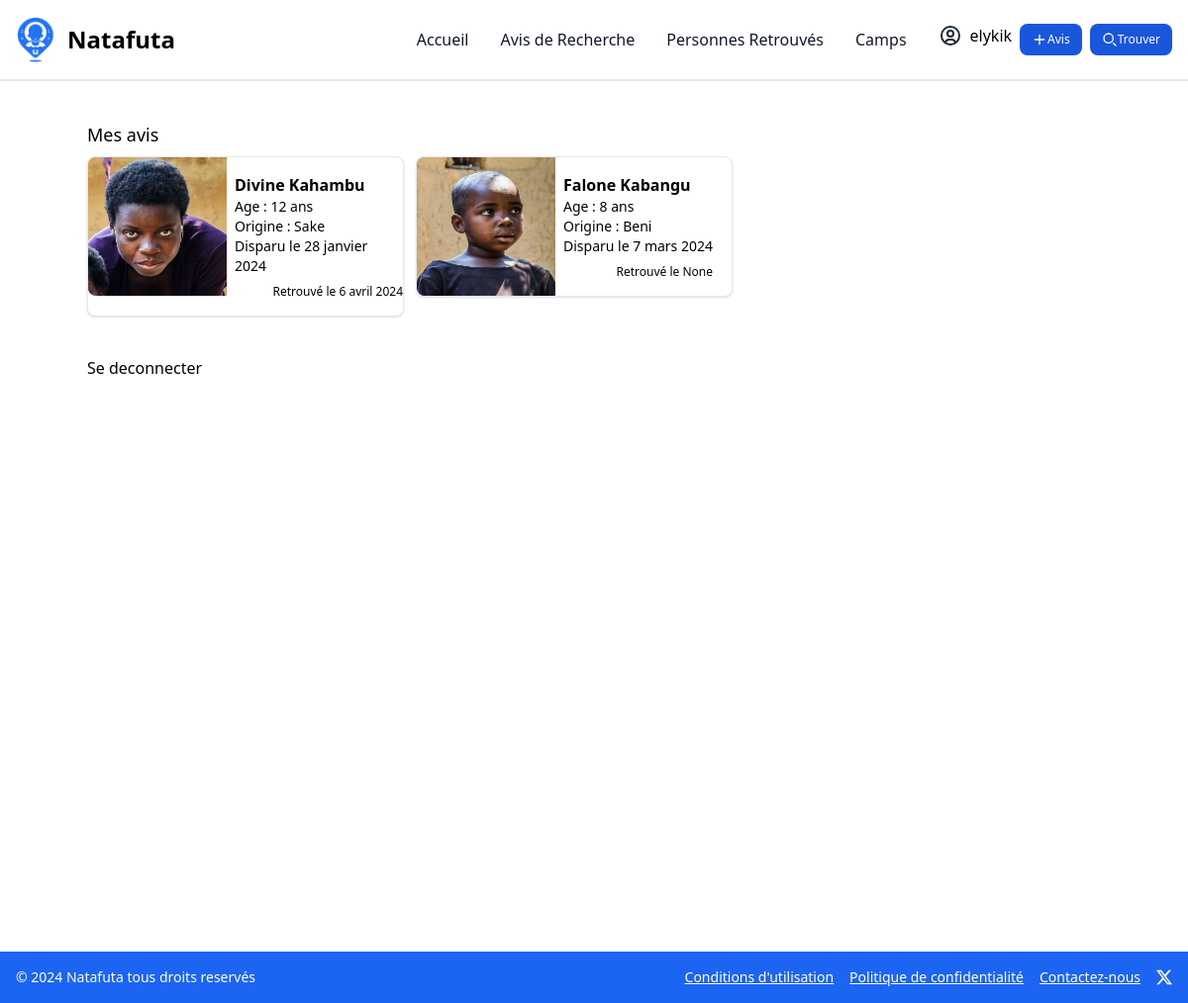
The page /compte (signed in) on the database as committed earlier.
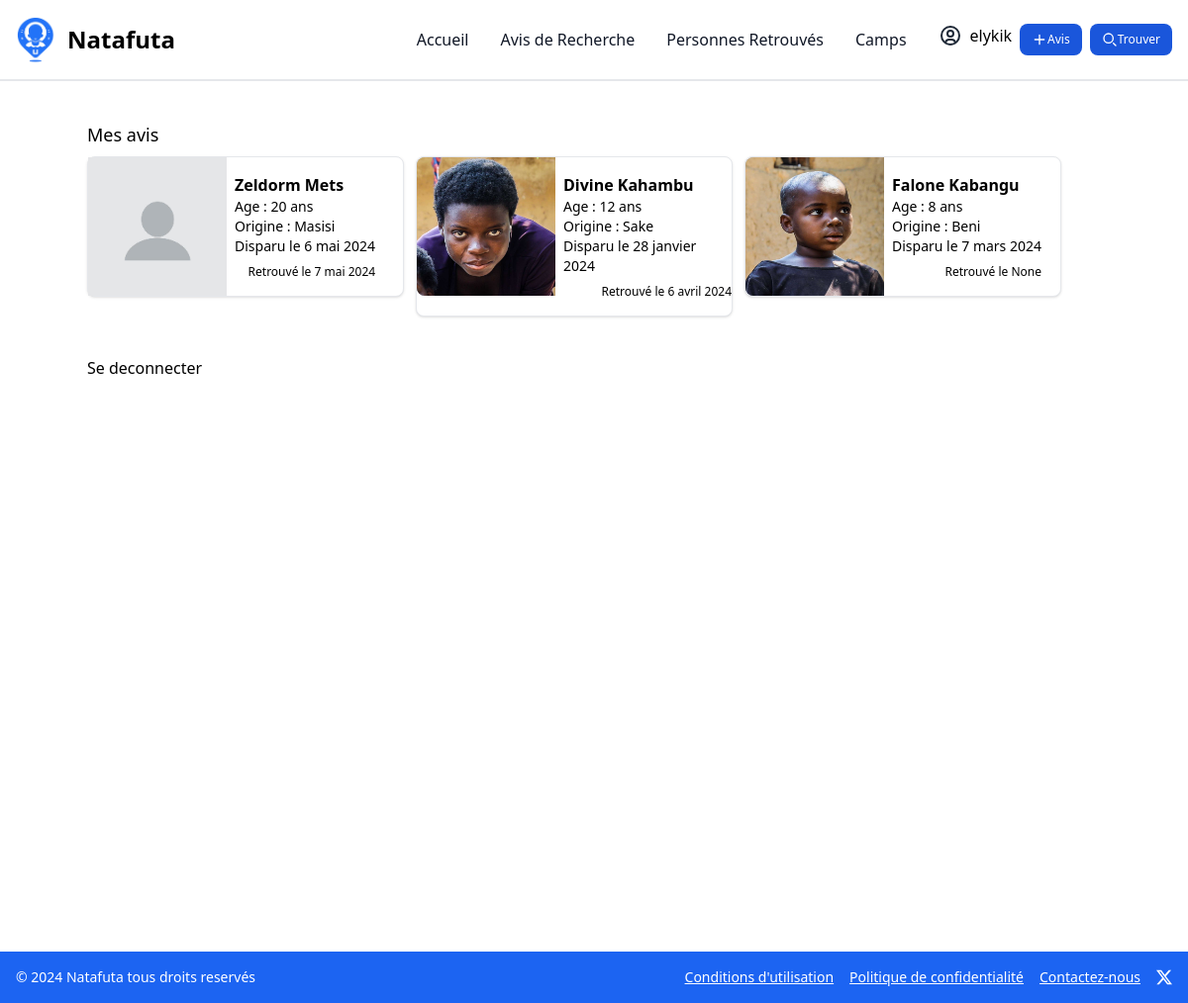
The same page on the database as committed later.
### finder/models.py (models this page shows)
class Avis(models.Model):
    user = models.ForeignKey(AgentUser, on_delete=CASCADE)
    nom_complet = models.CharField(max_length=200)
    nom_disparu = models.CharField(max_length=200)
    photo = models.ImageField(upload_to="photo/")
    age = models.IntegerField()
    sexe = models.CharField(max_length=6)
    telephone = models.IntegerField()
    province = models.CharField(max_length=200)
    lieu_disparition = models.CharField(max_length=200)
    adresse = models.CharField(max_length=200)
    description = models.TextField()
    date_disparition = models.DateField()
    date_finded = models.DateField(null=True)
    created_time = models.DateTimeField(auto_now=True)
    is_finded = models.BooleanField(default=False)
    is_refugee = models.BooleanField(default=False)
    is_deplacee = models.BooleanField(default=False)

### finder/views.py (the view)
# urls.py: path('compte', mon_compte, name='mon_compte'),
def mon_compte(request):
    user = request.user
    avis = Avis.objects.filter(user=user)
    return render(request, 'mon-compte.html', {'avis': avis})

### finder/templates/mon-compte.html
{% extends 'base.html' %}
{% load static %}
{% block content %}
<div>
    <h6 class="font-medium text-lg mt-6 mb-2">Mes avis</h6>
        <div class="flex flex-col space-y-2 md:flex-row md:space-y-0 md:space-x-3">
            {% for a in avis reversed %}
            <a href="{% url 'avis_detail' a.id %}">
                <div class="flex flex-col bg-white border border-gray-200 rounded-lg shadow w-80 hover:bg-blue-100 dark:border-gray-700 dark:bg-gray-800 dark:hover:bg-gray-700">
                    <div class="flex flex-row space-x-2">
                        {% if a.photo %}
                            <img src="{{ a.photo.url }}" style="width:140px; height:140px" class="w-28 bg-gray-400 rounded-l-lg"/>
                        {% else %}
                            <img src="{% static 'img/blank-profile.jpg' %}" style="width:140px; height:140px" alt="photo_disparu" />
                        {% endif %}
                        <div class="my-4">
                            <p class="font-semibold text-base">{{a.nom_disparu}}</p>
                            <div class="flex flex-col">
                                <div class="text-sm"><span class="font-medium">Age</span> : {{a.age}} ans</div>
                                <div class="text-sm"><span class="font-medium">Origine</span> : {{a.lieu_disparition}}</div>
                                <div class="text-sm"><span class="font-medium">Disparu</span> le {{a.date_disparition}}</div>
                                <div class="text-xs text-right mt-2">Retrouvé le {{a.date_finded}}</div>
                            </div>
                        </div>
                    </div>
                </div>
            </a>
            {% empty %}
                <p class="font-light text-sm">Vous n'avez publié aucun avis pour le moment</p>
            {% endfor %}
        </div>
        {% if user.is_authenticated %}
            <div class="mt-10">
                <a href="{% url 'logout' %}">Se deconnecter</a>
            </div>
        {% endif %}
</div>
{% endblock %}

Rows that differ between the two databases and show on the page:
added Avis: nom_disparu "Zeldorm Mets", age "20", lieu_disparition "Masisi", date_disparition "6 mai 2024", date_finded "7 mai 2024"
